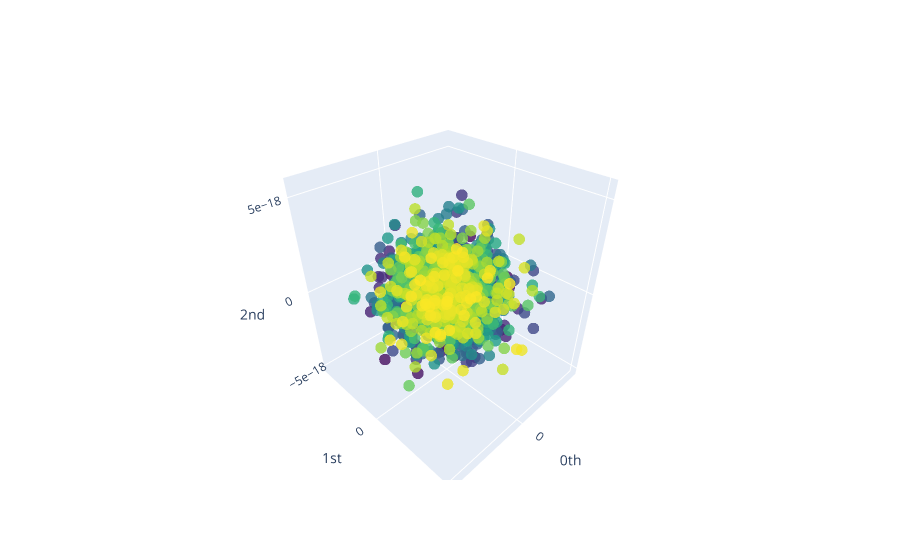

Write notebook code for a chart like this one.
### Code cell
embedding_dimension = 30
embedding_time_delay = 30
stride = 5

embedder = SingleTakensEmbedding(
    parameters_type="search", n_jobs=6, time_delay=embedding_time_delay, dimension=embedding_dimension, stride=stride
)

y_noise_embedded = embedder.fit_transform(noisy_signals[background_idx])

pca = PCA(n_components=3)
y_noise_embedded_pca = pca.fit_transform(y_noise_embedded)

plot_point_cloud(y_noise_embedded_pca)

### Figure 1 — Plotly figure (JSON) as saved in the notebook; plotly's stock layout.template omitted (floating-point values rounded to 4 significant figures; data arrays with more than 128 entries replaced by an {"elided": "..."} marker saying what was removed)
{"data": [{"marker": {"color": {"elided": "1718 int values"}, "colorscale": [[0, "#440154"], [0.1111, "#482878"], [0.2222, "#3e4989"], [0.3333, "#31688e"], [0.4444, "#26828e"], [0.5556, "#1f9e89"], [0.6667, "#35b779"], [0.7778, "#6ece58"], [0.8889, "#b5de2b"], [1, "#fde725"]], "opacity": 0.8, "size": 4}, "mode": "markers", "type": "scatter3d", "x": {"elided": "1718 float values"}, "y": {"elided": "1718 float values"}, "z": {"elided": "1718 float values"}}], "layout": {"scene": {"xaxis": {"exponentformat": "e", "showexponent": "all", "title": {"text": "0th"}, "type": "linear"}, "yaxis": {"exponentformat": "e", "showexponent": "all", "title": {"text": "1st"}, "type": "linear"}, "zaxis": {"exponentformat": "e", "showexponent": "all", "title": {"text": "2nd"}, "type": "linear"}}}}
